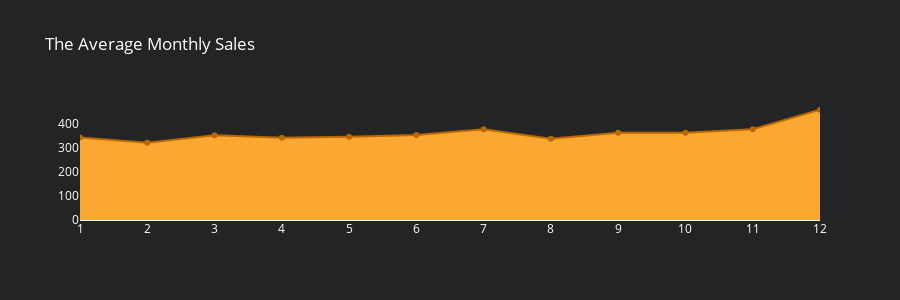

Notebook cell for this chart:
### Markdown cell above
# The Average monthly Sales

### Code cell
df_mon_sa = df_train1.groupby('month').agg({"sales" : "mean"}).reset_index()
fig8 = go.Figure(data=[go.Scatter(x=df_mon_sa['month'], y=df_mon_sa['sales'], fill='tozeroy', fillcolor='#FAA831', line_color='#bA6800'
                                  ,mode='lines+markers')])


fig8.update_layout(title_text='The Average Monthly Sales',height=300,paper_bgcolor='#232425',plot_bgcolor='#232425',
                font=dict(
                size=12,
                color='white'))
fig8.update_yaxes(showgrid=False)
fig8.update_xaxes(showgrid=False,tickmode = 'array', tickvals=df_mon_sa.month)

### Figure 1 — Plotly figure (JSON) as saved in the notebook; plotly's stock layout.template omitted (floating-point values rounded to 4 significant figures)
{"data": [{"fill": "tozeroy", "fillcolor": "#FAA831", "line": {"color": "#bA6800"}, "mode": "lines+markers", "type": "scatter", "x": [1, 2, 3, 4, 5, 6, 7, 8, 9, 10, 11, 12], "y": [341.9, 320.9, 352.0, 341.2, 345.7, 352.5, 376.4, 337.0, 362.3, 362.4, 376.9, 457.4]}], "layout": {"font": {"color": "white", "size": 12}, "height": 300, "paper_bgcolor": "#232425", "plot_bgcolor": "#232425", "title": {"text": "The Average Monthly Sales"}, "xaxis": {"showgrid": false, "tickmode": "array", "tickvals": [1, 2, 3, 4, 5, 6, 7, 8, 9, 10, 11, 12]}, "yaxis": {"showgrid": false}}}
